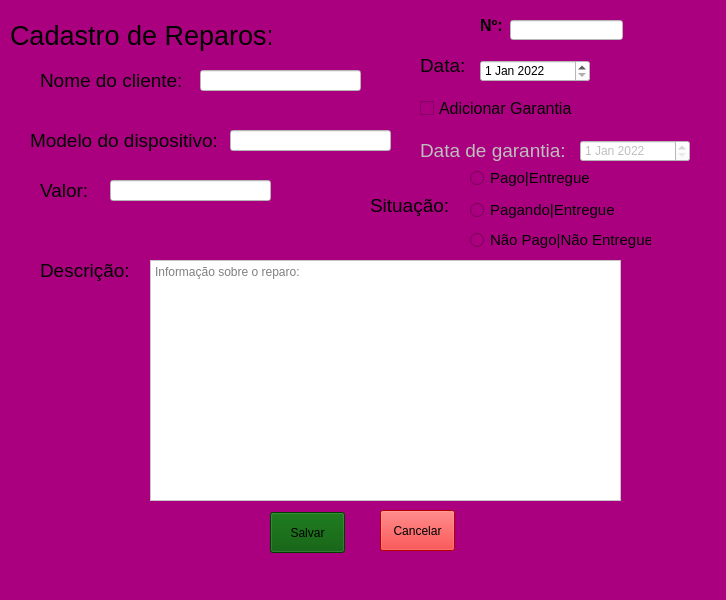
<?xml version="1.0" encoding="UTF-8"?>
<ui version="4.0">
 <class>MainWindow</class>
 <widget class="QMainWindow" name="MainWindow">
  <property name="geometry">
   <rect>
    <x>0</x>
    <y>0</y>
    <width>726</width>
    <height>600</height>
   </rect>
  </property>
  <property name="windowTitle">
   <string>Cadastro</string>
  </property>
  <property name="styleSheet">
   <string notr="true">background-color: rgb(170, 0, 127);</string>
  </property>
  <widget class="QWidget" name="centralwidget">
   <widget class="QLabel" name="label">
    <property name="geometry">
     <rect>
      <x>10</x>
      <y>20</y>
      <width>261</width>
      <height>31</height>
     </rect>
    </property>
    <property name="font">
     <font>
      <pointsize>20</pointsize>
     </font>
    </property>
    <property name="text">
     <string>Cadastro de Reparos:</string>
    </property>
   </widget>
   <widget class="QLabel" name="label_2">
    <property name="geometry">
     <rect>
      <x>40</x>
      <y>70</y>
      <width>151</width>
      <height>21</height>
     </rect>
    </property>
    <property name="font">
     <font>
      <pointsize>14</pointsize>
     </font>
    </property>
    <property name="text">
     <string>Nome do cliente:</string>
    </property>
   </widget>
   <widget class="QLabel" name="label_3">
    <property name="geometry">
     <rect>
      <x>30</x>
      <y>130</y>
      <width>191</width>
      <height>21</height>
     </rect>
    </property>
    <property name="font">
     <font>
      <pointsize>14</pointsize>
     </font>
    </property>
    <property name="text">
     <string>Modelo do dispositivo:</string>
    </property>
   </widget>
   <widget class="QLabel" name="label_4">
    <property name="geometry">
     <rect>
      <x>40</x>
      <y>260</y>
      <width>91</width>
      <height>21</height>
     </rect>
    </property>
    <property name="font">
     <font>
      <pointsize>14</pointsize>
     </font>
    </property>
    <property name="text">
     <string>Descrição:</string>
    </property>
   </widget>
   <widget class="QLabel" name="label_5">
    <property name="geometry">
     <rect>
      <x>420</x>
      <y>50</y>
      <width>51</width>
      <height>31</height>
     </rect>
    </property>
    <property name="font">
     <font>
      <pointsize>14</pointsize>
     </font>
    </property>
    <property name="text">
     <string>Data:</string>
    </property>
   </widget>
   <widget class="QLabel" name="label_6">
    <property name="enabled">
     <bool>false</bool>
    </property>
    <property name="geometry">
     <rect>
      <x>420</x>
      <y>130</y>
      <width>151</width>
      <height>41</height>
     </rect>
    </property>
    <property name="font">
     <font>
      <pointsize>14</pointsize>
     </font>
    </property>
    <property name="text">
     <string>Data de garantia:</string>
    </property>
   </widget>
   <widget class="QLineEdit" name="lineEdit">
    <property name="geometry">
     <rect>
      <x>200</x>
      <y>70</y>
      <width>161</width>
      <height>21</height>
     </rect>
    </property>
    <property name="styleSheet">
     <string notr="true">background-color: rgb(255, 255, 255);</string>
    </property>
   </widget>
   <widget class="QLineEdit" name="lineEdit_2">
    <property name="geometry">
     <rect>
      <x>230</x>
      <y>130</y>
      <width>161</width>
      <height>21</height>
     </rect>
    </property>
    <property name="styleSheet">
     <string notr="true">background-color: rgb(255, 255, 255);</string>
    </property>
   </widget>
   <widget class="QDateEdit" name="dateEdit">
    <property name="geometry">
     <rect>
      <x>480</x>
      <y>60</y>
      <width>110</width>
      <height>22</height>
     </rect>
    </property>
    <property name="styleSheet">
     <string notr="true">background-color: rgb(255, 255, 255);</string>
    </property>
    <property name="calendarPopup">
     <bool>false</bool>
    </property>
    <property name="timeSpec">
     <enum>Qt::LocalTime</enum>
    </property>
    <property name="date">
     <date>
      <year>2022</year>
      <month>1</month>
      <day>1</day>
     </date>
    </property>
   </widget>
   <widget class="QDateEdit" name="dateEdit_2">
    <property name="enabled">
     <bool>false</bool>
    </property>
    <property name="geometry">
     <rect>
      <x>580</x>
      <y>140</y>
      <width>110</width>
      <height>22</height>
     </rect>
    </property>
    <property name="styleSheet">
     <string notr="true">background-color: rgb(255, 255, 255);</string>
    </property>
    <property name="calendarPopup">
     <bool>false</bool>
    </property>
    <property name="date">
     <date>
      <year>2022</year>
      <month>1</month>
      <day>1</day>
     </date>
    </property>
   </widget>
   <widget class="QTextEdit" name="textEdit">
    <property name="geometry">
     <rect>
      <x>150</x>
      <y>260</y>
      <width>471</width>
      <height>241</height>
     </rect>
    </property>
    <property name="styleSheet">
     <string notr="true">background-color: rgb(255, 255, 255);</string>
    </property>
    <property name="html">
     <string>&lt;!DOCTYPE HTML PUBLIC &quot;-//W3C//DTD HTML 4.0//EN&quot; &quot;http://www.w3.org/TR/REC-html40/strict.dtd&quot;&gt;
&lt;html&gt;&lt;head&gt;&lt;meta name=&quot;qrichtext&quot; content=&quot;1&quot; /&gt;&lt;style type=&quot;text/css&quot;&gt;
p, li { white-space: pre-wrap; }
&lt;/style&gt;&lt;/head&gt;&lt;body style=&quot; font-family:'MS Shell Dlg 2'; font-size:8.25pt; font-weight:400; font-style:normal;&quot;&gt;
&lt;p style=&quot;-qt-paragraph-type:empty; margin-top:0px; margin-bottom:0px; margin-left:0px; margin-right:0px; -qt-block-indent:0; text-indent:0px;&quot;&gt;&lt;br /&gt;&lt;/p&gt;&lt;/body&gt;&lt;/html&gt;</string>
    </property>
    <property name="placeholderText">
     <string>Informação sobre o reparo:</string>
    </property>
   </widget>
   <widget class="QPushButton" name="pushButton">
    <property name="geometry">
     <rect>
      <x>270</x>
      <y>512</y>
      <width>75</width>
      <height>41</height>
     </rect>
    </property>
    <property name="styleSheet">
     <string notr="true">background-color: rgb(0, 85, 0);</string>
    </property>
    <property name="text">
     <string>Salvar</string>
    </property>
   </widget>
   <widget class="QPushButton" name="pushButton_2">
    <property name="geometry">
     <rect>
      <x>380</x>
      <y>510</y>
      <width>75</width>
      <height>41</height>
     </rect>
    </property>
    <property name="styleSheet">
     <string notr="true">background-color: rgb(255, 0, 0);</string>
    </property>
    <property name="text">
     <string>Cancelar</string>
    </property>
   </widget>
   <widget class="QLabel" name="label_7">
    <property name="geometry">
     <rect>
      <x>40</x>
      <y>180</y>
      <width>61</width>
      <height>21</height>
     </rect>
    </property>
    <property name="font">
     <font>
      <pointsize>14</pointsize>
     </font>
    </property>
    <property name="text">
     <string>Valor:</string>
    </property>
   </widget>
   <widget class="QLineEdit" name="lineEdit_3">
    <property name="geometry">
     <rect>
      <x>110</x>
      <y>180</y>
      <width>161</width>
      <height>21</height>
     </rect>
    </property>
    <property name="styleSheet">
     <string notr="true">background-color: rgb(255, 255, 255);</string>
    </property>
   </widget>
   <widget class="QLabel" name="label_8">
    <property name="geometry">
     <rect>
      <x>370</x>
      <y>190</y>
      <width>81</width>
      <height>31</height>
     </rect>
    </property>
    <property name="font">
     <font>
      <pointsize>14</pointsize>
     </font>
    </property>
    <property name="text">
     <string>Situação:</string>
    </property>
   </widget>
   <widget class="QRadioButton" name="radioButton">
    <property name="geometry">
     <rect>
      <x>470</x>
      <y>170</y>
      <width>121</width>
      <height>16</height>
     </rect>
    </property>
    <property name="font">
     <font>
      <pointsize>11</pointsize>
      <stylestrategy>PreferDefault</stylestrategy>
     </font>
    </property>
    <property name="text">
     <string>Pago|Entregue</string>
    </property>
   </widget>
   <widget class="QRadioButton" name="radioButton_2">
    <property name="geometry">
     <rect>
      <x>470</x>
      <y>200</y>
      <width>161</width>
      <height>20</height>
     </rect>
    </property>
    <property name="font">
     <font>
      <pointsize>11</pointsize>
     </font>
    </property>
    <property name="text">
     <string>Pagando|Entregue</string>
    </property>
   </widget>
   <widget class="QRadioButton" name="radioButton_3">
    <property name="geometry">
     <rect>
      <x>470</x>
      <y>230</y>
      <width>181</width>
      <height>20</height>
     </rect>
    </property>
    <property name="font">
     <font>
      <pointsize>11</pointsize>
     </font>
    </property>
    <property name="text">
     <string>Não Pago|Não Entregue</string>
    </property>
   </widget>
   <widget class="QCheckBox" name="checkBox">
    <property name="geometry">
     <rect>
      <x>420</x>
      <y>100</y>
      <width>161</width>
      <height>17</height>
     </rect>
    </property>
    <property name="font">
     <font>
      <pointsize>12</pointsize>
     </font>
    </property>
    <property name="text">
     <string>Adicionar Garantia</string>
    </property>
   </widget>
   <widget class="QLabel" name="label_9">
    <property name="geometry">
     <rect>
      <x>480</x>
      <y>10</y>
      <width>31</width>
      <height>31</height>
     </rect>
    </property>
    <property name="font">
     <font>
      <pointsize>12</pointsize>
      <weight>75</weight>
      <bold>true</bold>
     </font>
    </property>
    <property name="text">
     <string>Nº:</string>
    </property>
   </widget>
   <widget class="QLineEdit" name="lineEdit_4">
    <property name="enabled">
     <bool>false</bool>
    </property>
    <property name="geometry">
     <rect>
      <x>510</x>
      <y>20</y>
      <width>113</width>
      <height>20</height>
     </rect>
    </property>
    <property name="font">
     <font>
      <weight>75</weight>
      <bold>true</bold>
     </font>
    </property>
    <property name="styleSheet">
     <string notr="true">background-color: rgb(255, 255, 255);</string>
    </property>
   </widget>
  </widget>
  <widget class="QMenuBar" name="menubar">
   <property name="geometry">
    <rect>
     <x>0</x>
     <y>0</y>
     <width>726</width>
     <height>21</height>
    </rect>
   </property>
  </widget>
  <widget class="QStatusBar" name="statusbar"/>
 </widget>
 <resources/>
 <connections/>
</ui>
